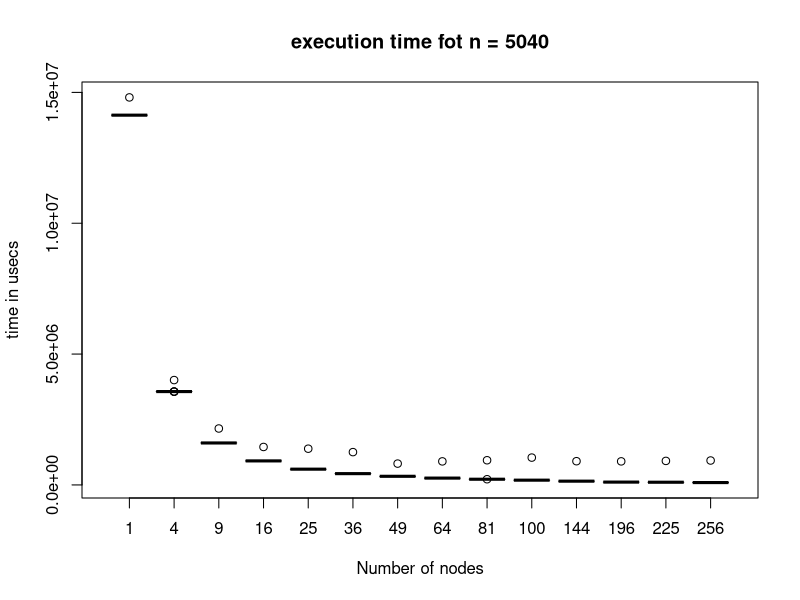
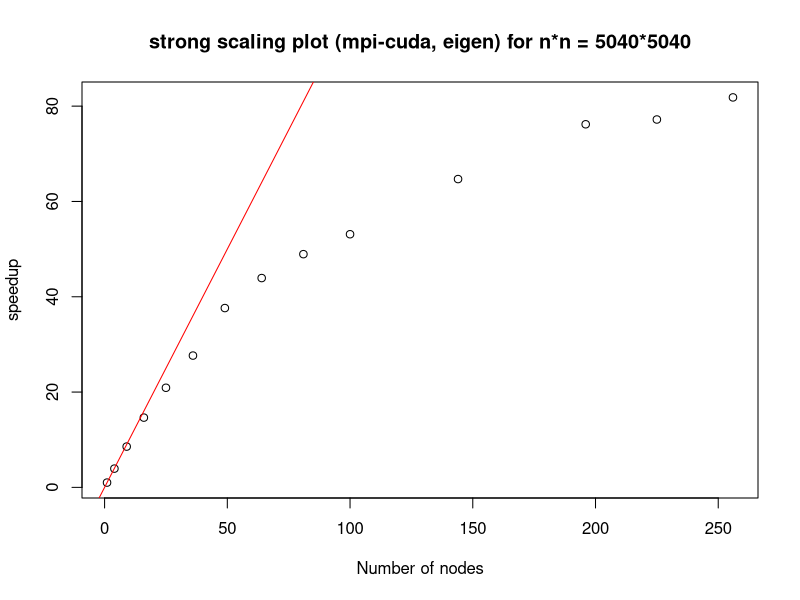
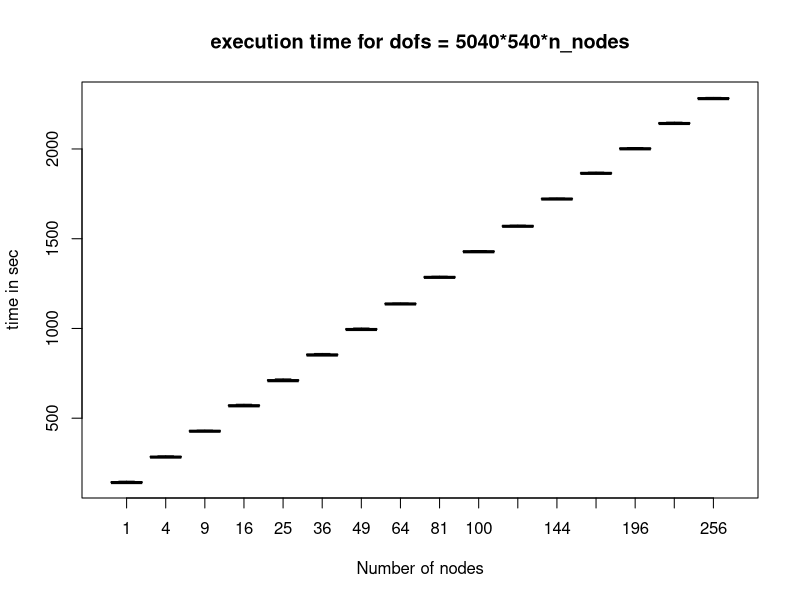
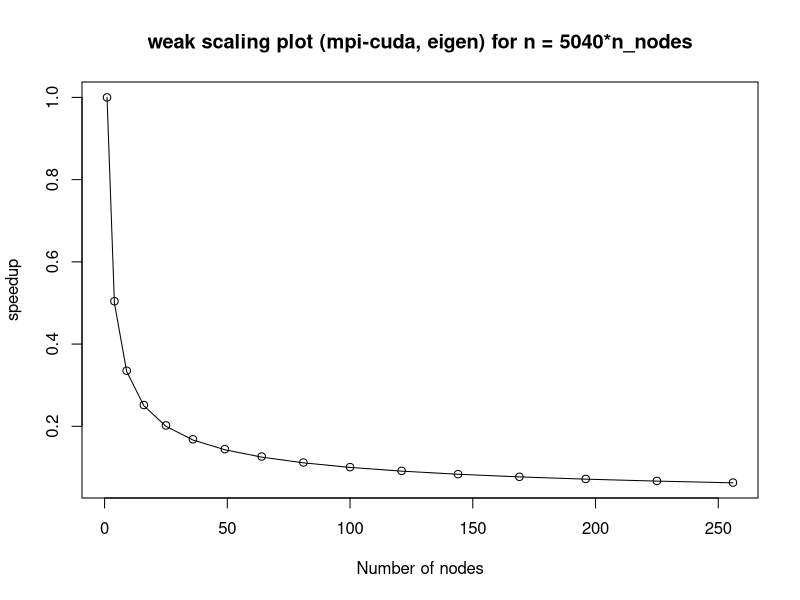

Write R code to recreate these figures, in order.
ssf <- read.csv("./timing_ss_fast_intel_cuda.csv", header=F)
View(ssf)
ssf_t <- ssf[c(3,4,5,6,7,8,9,10,11,12)]
View(ssf_t)
means_ssf=apply(ssf_t,1,mean)
boxplot(t(ssf_t), names = t(ssf[c(1)]),main="execution time fot n = 5040",xlab="Number of nodes", ylab="time in usecs")
View(ssf[c(1)])
View(means_ssf)
plot(t(ssf[c(1)]),means_ssf[1]/means_ssf,type="p",main="strong scaling plot (mpi-cuda, eigen) for n*n = 5040*5040", xlab="Number of nodes", ylab="speedup",col=1)
abline(a=0, b=1, col="red")

wsf <- read.csv("./timing_ws_fast_intel_cuda.csv", header=F)
View(wsf)
wsf_t <- wsf[c(3,4,5)]/100000
View(wsf_t)
means_wsf=apply(wsf_t,1,mean);
View(means_wsf)
alpha_t_k=means_wsf*((wsf[c(1)])^(2/3)) 
View(alpha_t_k) #view after considering cannon sends
boxplot(t(wsf_t), names = t(wsf[c(1)]),main="execution time for dofs = 5040*540*n_nodes",xlab="Number of nodes", ylab="time in sec")
#abline(a=1, b=1, col="red")
length(t(means_wsf))
length(t(wsf[c(1)]))
plot(t(wsf[c(1)]),t(means_wsf[1]/means_wsf),type="p",main="weak scaling plot (mpi-cuda, eigen) for n = 5040*n_nodes", xlab="Number of nodes", ylab="speedup",col=1)
lines(t(wsf[c(1)]),1/sqrt(t(wsf[c(1)])),)

View(sqrt(t(wsf[c(1)])))
View(t(wsf[c(1)]))
View(t(means_wsf[1]/alpha_t_k))
